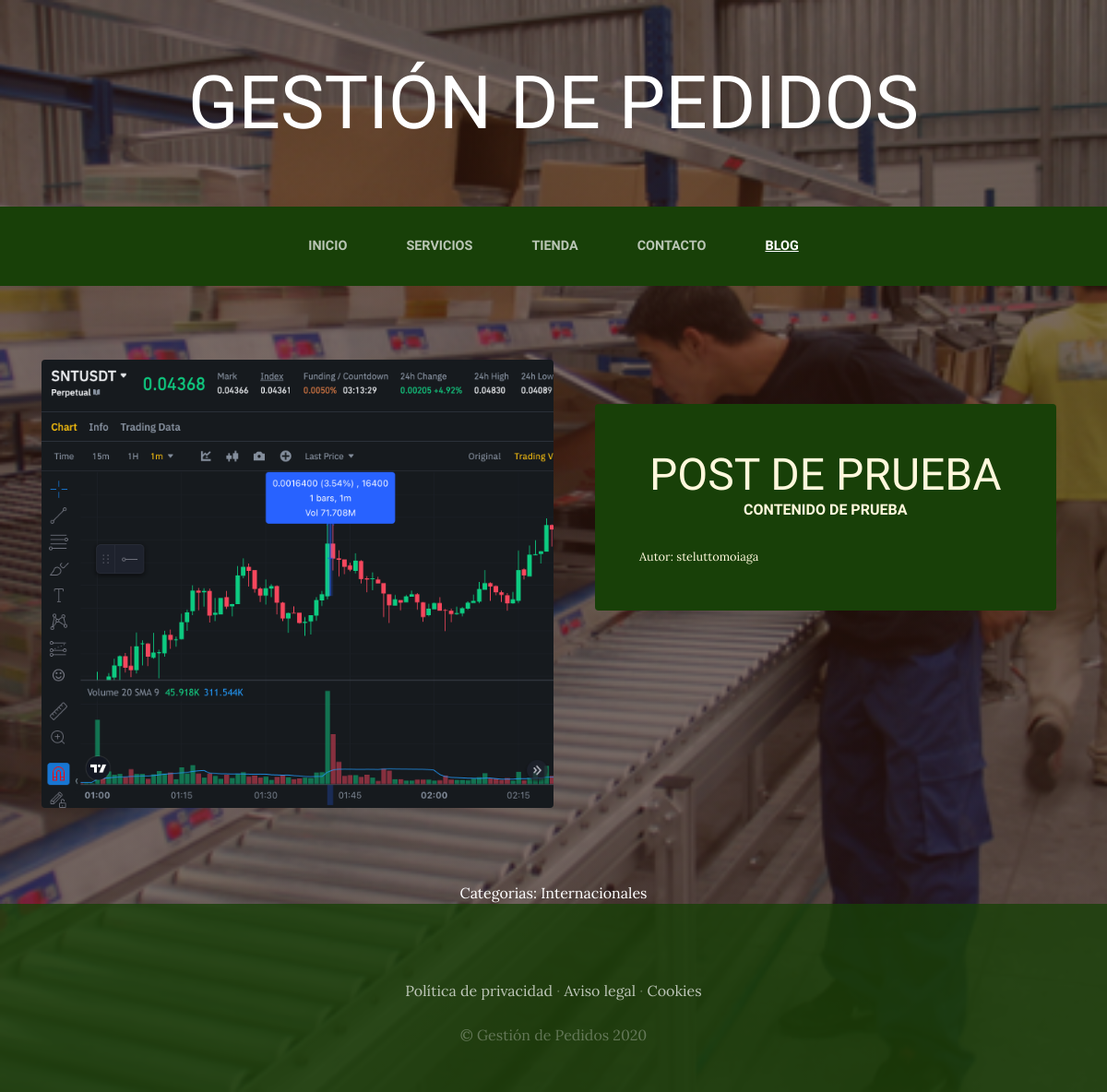
The app's page /blog/categoria/1/ with its own data.
### Blog/models.py (models this page shows, shortened)
class Post(models.Model):
    titulo = models.CharField(max_length = 50)
    contenido = models.CharField(max_length = 50)
    imagen = models.ImageField(upload_to = 'Blog', null = True, blank = True) # algo opcional
    autor = models.ForeignKey(User, on_delete = models.CASCADE)# si un autor se va, todos se van con el, 1 a M
    categorias = models.ManyToManyField(Categoria) # realacion M a M, un post puede estar en varias categorias y viceversa
    created = models.DateTimeField(auto_now_add = True)
    updated = models.DateTimeField(auto_now_add = True)
    class Meta:
        verbose_name = 'Post'
        verbose_name_plural = 'Posts'

class Categoria(models.Model):
    nombre = models.CharField(max_length = 50)
    created = models.DateTimeField(auto_now_add = True)
    updated = models.DateTimeField(auto_now_add = True)
    class Meta:
        verbose_name = 'Categoria'
        verbose_name_plural = 'Categorias'

### Blog/views.py (the view)
# urls.py: path('categoria/<int:categoria_id>/', views.categoria, name = "Categoria"), # categoria_id hace referencia al id en models de la categoria
def categoria(request, categoria_id):
    categoria = (Categoria.objects.get(id = categoria_id))
    posts = (Post.objects.filter(categorias = categoria))
    return render(request, "Blog/categorias.html", {"categoria": categoria, "posts": posts})

### Blog/templates/Blog/categorias.html
{% extends "ProyectoWebApp/base.html" %}
{% load static %}
{% block content %}
{% for post in posts %}
<section class="page-section clearfix">
    <div class="container">
      <div class="intro">
        <img
          class="intro-img img-fluid mb-3 mb-lg-0 rounded"
          src="{{ post.imagen.url }}"
          alt=""
          style="width: 50%"
        />
        <div class="intro-text left-0 text-center bg-faded p-5 rounded">
          <h2 class="section-heading mb-4">
            <span class="section-heading-lower">{{ post.titulo }}</span>
            <span class="section-heading-upper">{{ post.contenido }}</span>
          </h2>
          <div style="text-align: left; font-size: 0.8em;">
            Autor: {{ post.autor }}
          </div>
        </div>
      </div>
    </div>
  </section>
  {% endfor %}
  <section>
    <div style="width: 75%; margin: auto; text-align: center; color: white;">
        Categorias:
        {% for post in posts %}
            {% for categoria in post.categorias.all %}
                {{ categoria.nombre }}
            {% endfor %}
        {% endfor %}
    </div>
  </section>
{% endblock %}

### ProyectoWebApp/static/ProyectoWebApp/css/gestion.css (style rules this page uses)
body { font-family: 'Lora'; background: linear-gradient(rgba(47, 23, 15, 0.65), rgba(47, 23, 15, 0.65)), url("../img/bg_main.jpg"); background-attachment: fixed; background-position: center; background-size: cover; }
h1, h2, h3, h4, h5, h6 { font-family: 'Raleway'; }
.page-section { margin-top: 5rem; margin-bottom: 5rem; }
.section-heading { text-transform: uppercase; }
.section-heading .section-heading-upper { display: block; font-size: 1rem; font-weight: 800; padding-bottom:.5rem; }
.section-heading .section-heading-lower { display: block; font-size: 3rem; font-weight: 100; }
.bg-faded { background-color: rgba(255, 255, 255, 0.85); }
.intro { position: relative; }
@media (min-width: 992px) { .intro .intro-img { width: 75%; float: left; } }
@media (min-width: 992px) { .intro .intro-text { left: 600; width: 60%; margin-top: 3rem; background-color: rgba(24, 64, 8); color: cornsilk; position: absolute; } }
@media (min-width: 1200px) { .intro .intro-text { width: 45%; } }

### records on screen
Post: imagen (picture), titulo "POST DE PRUEBA", contenido "CONTENIDO DE PRUEBA", autor "steluttomoiaga"
Categoria: nombre "Internacionales"
